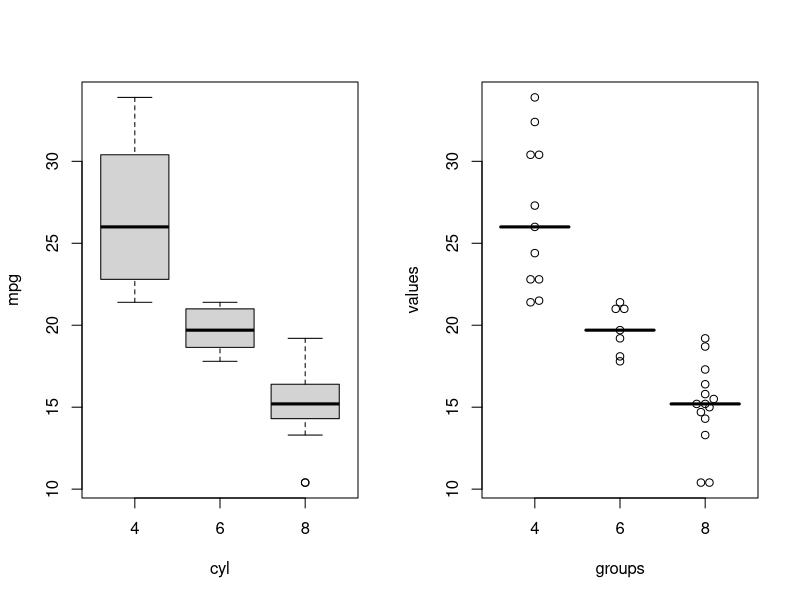

Recreate this plot in R.
par(mfrow = c(1,2)) # show 2 graphs side-by-side
attach(mtcars)
boxplot(mpg ~ cyl)
library(plotrix)
ehplot(mpg, cyl)
detach(mtcars)
par(mfrow=c(1,1)) # reset to one graph/page
